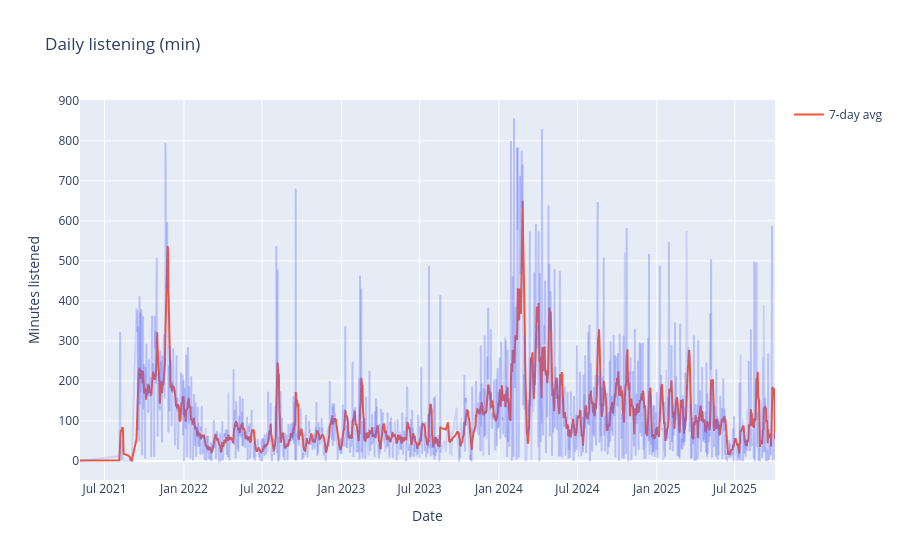

This figure's notebook cell:
### Markdown cell above
Aggregate by week

### Code cell
# calculate the mins
daily_min = daily / (1000 * 60)
# convert to df
daily_df = daily_min.reset_index(name='min_played')
# aggregate
daily_df['7d_avg'] = daily_df['min_played'].rolling(7, min_periods=1).mean()
print(daily_df)

# ensure datetime
daily_df['ts_local'] = pd.to_datetime(daily_df['ts_local'])

# filter out rows before cutoff
cutoff = "2021-05-01"
daily_df = daily_df[daily_df['ts_local'] >= cutoff]

fig = px.line(daily_df, x='ts_local', y='min_played', title='Daily listening (min)')
fig.update_traces(opacity=0.2)
fig.add_scatter(x=daily_df['ts_local'], y=daily_df['7d_avg'], mode='lines', name='7-day avg')
fig.update_xaxes(title='Date')
fig.update_yaxes(title='Minutes listened')
fig.show()

### Figure 1 — Plotly figure (JSON) as saved in the notebook; plotly's stock layout.template omitted (floating-point values rounded to 4 significant figures; data arrays with more than 128 entries replaced by an {"elided": "..."} marker saying what was removed)
{"data": [{"hovertemplate": "ts_local=%{x}<br>min_played=%{y}<extra></extra>", "legendgroup": "", "line": {"color": "#636efa", "dash": "solid"}, "marker": {"symbol": "circle"}, "mode": "lines", "name": "", "opacity": 0.2, "showlegend": false, "type": "scattergl", "x": {"elided": "1384 str values"}, "xaxis": "x", "y": {"elided": "1384 float values"}, "yaxis": "y"}, {"mode": "lines", "name": "7-day avg", "type": "scatter", "x": {"elided": "1384 str values"}, "y": {"elided": "1384 float values"}}], "layout": {"legend": {"tracegroupgap": 0}, "title": {"text": "Daily listening (min)"}, "xaxis": {"anchor": "y", "domain": [0, 1], "title": {"text": "Date"}}, "yaxis": {"anchor": "x", "domain": [0, 1], "title": {"text": "Minutes listened"}}}}
